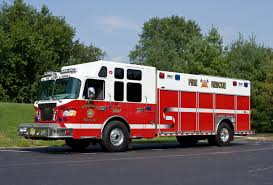
#> input picture CVInput/fireTruck.jpg, 273 x 185 px; its folder holds only this picture in this run
$ python stopSign.py   (Python 2 division)   (older library calls are emulated)
#> lines starting #> are read from the running program, lines starting #| are printed output that depends on the picture
import numpy as np
import cv2
#import grovepi


#diego
#%--------------------READ IMAGE--------------------%

import os
whichPicWeAt = 0
for fn in os.listdir('CVInput'):
	if fn[-4:] == '.jpg':
		whichPicWeAt += 1
		inputPhoto = cv2.imread('CVInput/' + fn)
#> inputPhoto is the input picture: shape (185, 273, 3); mean B, G, R 94.7, 97.9, 105.2
		# print "Swag"
#inputPhoto = cv2.imread('CVInput/stop.jpg')

# cv2.imshow('image', inputPhoto)
# cv2.waitKey(0)


#%--------------------RESIZE IMAGE--------------------%
#make longest edge 400

#get dimensions of image
		height, width, channels = inputPhoto.shape
#> height = 185; width = 273; channels = 3
		#print height, width

		if height > width:
			translationFactor = 400.0 / height
		else:
			translationFactor = 400.0 / width
#> translationFactor = 1.47
		#print translationFactor

		#resize the image so the longest edge is 1200 pixels, keeping the same aspect ratio
		resizedInputPhoto = cv2.resize(inputPhoto,None,fx=translationFactor, fy=translationFactor, interpolation = cv2.INTER_CUBIC)
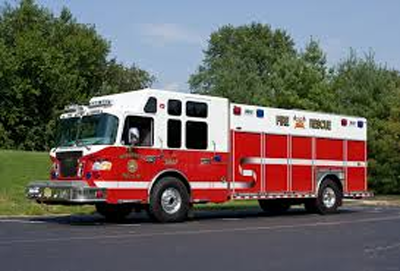
#> resizedInputPhoto: shape (271, 400, 3); mean B, G, R 94.7, 98, 105.2
		# cv2.imshow('image', resizedInputPhoto)
		# cv2.waitKey(0)

		#crop the bottom 4th of the image
		threeFourthsDown = resizedInputPhoto.shape[0] * (3.0 / 4)
#> threeFourthsDown = 203.2
		# print inputPhoto.shape[0]
		# print resizedInputPhoto.shape[0]
		# print threeFourthsDown
#> (the run stopped early here; a loop or call above may not have finished)

$ run again, on CVInput/stop10.jpg
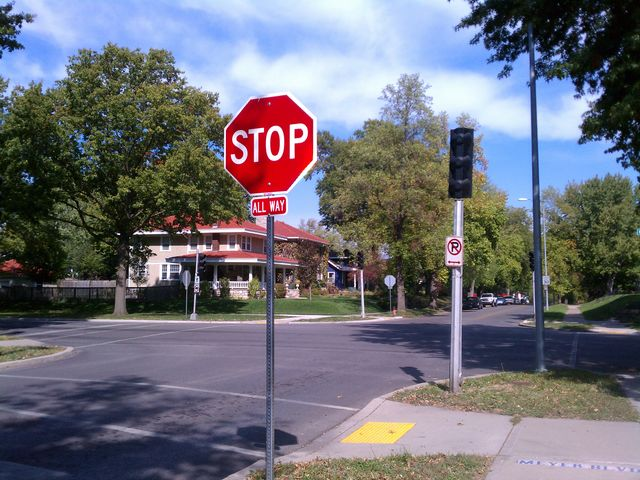
#> input picture CVInput/stop10.jpg, 640 x 480 px
#> inputPhoto is the input picture: shape (480, 640, 3); mean B, G, R 119.4, 109.9, 110
#> `resizedInputPhoto = cv2.resize(inputPhoto,None,fx=translationFactor, f..`:
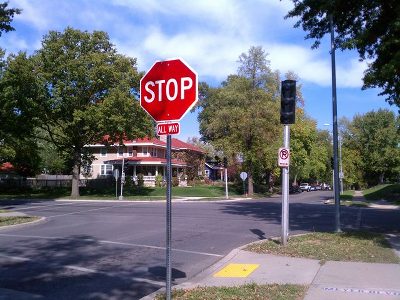
#> resizedInputPhoto: shape (300, 400, 3); mean B, G, R 119.4, 109.9, 109.9

$ run again, on CVInput/redShirtKid.jpg
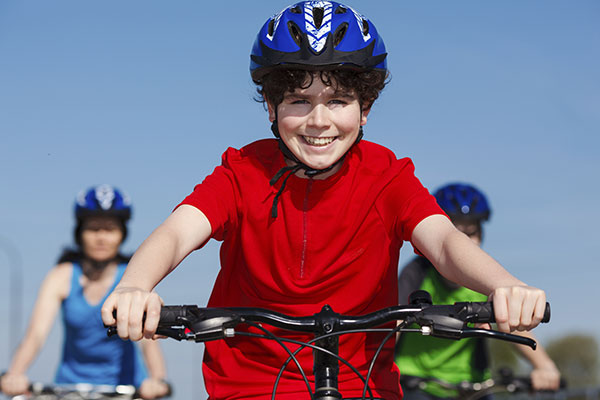
#> input picture CVInput/redShirtKid.jpg, 600 x 400 px
#> inputPhoto is the input picture: shape (400, 600, 3); mean B, G, R 134.6, 114.5, 127.3
#> `resizedInputPhoto = cv2.resize(inputPhoto,None,fx=translationFactor, f..`:
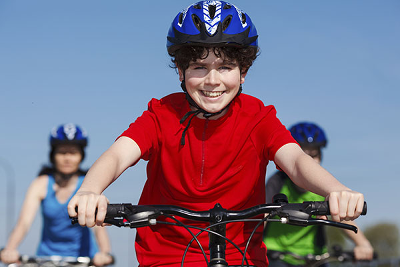
#> resizedInputPhoto: shape (267, 400, 3); mean B, G, R 134.5, 114.5, 127.3
